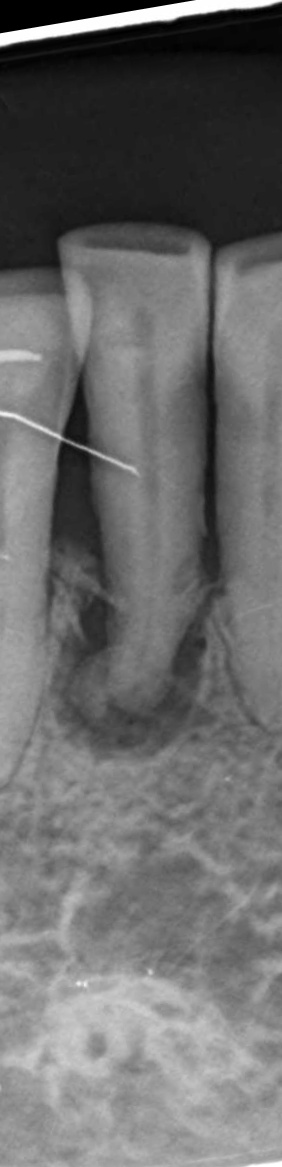
#> input picture data/common/processed/common_selected_tooth_roi/L10.jpg, 282 x 1167 px; its folder holds only this picture in this run
$ python lesion_preprocess.py
#> lines starting #> are read from the running program, lines starting #| are printed output that depends on the picture; after the words box and inside, x2 and y2 are one past the last pixel; in counts of white or black regions, pixels touching at a corner belong together
import os
from pathlib import Path
import cv2
import numpy as np
from skimage.exposure import match_histograms


_PROJECT_ROOT = Path(__file__).resolve().parents[3]
input_dir = str(_PROJECT_ROOT / "data/common/processed/common_selected_tooth_roi")
output_dir = str(_PROJECT_ROOT / "data/abscess/raw/BlackRemove")

if not os.path.exists(output_dir):
    os.makedirs(output_dir)


def remove_black_background_threshold(image_path, output_path, threshold=50):
    """Remove black background and add alpha channel"""
    img = cv2.imread(image_path)

    if img is None:
        print(f"Could not read {image_path}")
        return False

    img_rgb = cv2.cvtColor(img, cv2.COLOR_BGR2RGB)

    lower_black = np.array([0, 0, 0])
    upper_black = np.array([threshold, threshold, threshold])
    mask = cv2.inRange(img_rgb, lower_black, upper_black)
    mask_inv = cv2.bitwise_not(mask)

    b, g, r = cv2.split(img_rgb)
    rgba = cv2.merge([b, g, r, mask_inv])

    cv2.imwrite(output_path, rgba)
    return True

def sigmoid_enhancement(image, k=12, mid=0.38):
    """Sigmoid transformation for contrast enhancement"""
    has_alpha = False
    alpha_channel = None

    if len(image.shape) == 3 and image.shape[2] == 4:
        has_alpha = True
        b, g, r, a = cv2.split(image)
        alpha_channel = a
        img_rgb = cv2.merge([b, g, r])
    else:
        img_rgb = image.copy()

    img_float = img_rgb.astype(np.float32) / 255.0
    sigmoid_img = 1.0 / (1.0 + np.exp(-k * (img_float - mid)))
    sigmoid_img = np.clip(sigmoid_img, 0, 1)
    sigmoid_img = (sigmoid_img * 255).astype(np.uint8)
    result = cv2.cvtColor(sigmoid_img, cv2.COLOR_RGB2BGR)

    if has_alpha:
        result = cv2.merge([result[:, :, 0], result[:, :, 1], result[:, :, 2], alpha_channel])

    return result

def clahe_enhancement(image, clipLimit=2.0, tileGridSize=(8, 8)):
    """Apply CLAHE for local contrast enhancement"""
    has_alpha = False
    alpha_channel = None

    if len(image.shape) == 3 and image.shape[2] == 4:
        has_alpha = True
        b, g, r, a = cv2.split(image)
        alpha_channel = a
        img_rgb = cv2.merge([b, g, r])
    else:
        img_rgb = image.copy()

    # Convert to LAB color space
    lab = cv2.cvtColor(img_rgb, cv2.COLOR_BGR2LAB)

    # Apply CLAHE to L channel
    clahe = cv2.createCLAHE(clipLimit=clipLimit, tileGridSize=tileGridSize)
    lab[:, :, 0] = clahe.apply(lab[:, :, 0])

    # Convert back to BGR
    enhanced = cv2.cvtColor(lab, cv2.COLOR_LAB2BGR)

    if has_alpha:
        enhanced = cv2.merge([enhanced[:, :, 0], enhanced[:, :, 1], enhanced[:, :, 2], alpha_channel])

    return enhanced

def clahe_sigmoid_combined(image):
    """
    Apply CLAHE first, then Sigmoid for maximum lesion visibility
    """
    # First apply CLAHE
    clahe_result = clahe_enhancement(image, clipLimit=2.0, tileGridSize=(8, 8))

    # Then apply sigmoid on CLAHE result
    final_result = sigmoid_enhancement(clahe_result, k=12, mid=0.38)

    return final_result


# ==============================================================
# X-RAY PREPROCESSING FRAMEWORK
# Stage 1: Intensity Normalization (Histogram Matching)
# Stage 2: Linear Averaging Filter (Noise Reduction)
# Stage 3: Morphological Closing (Smoothing)
# ==============================================================

def _split_alpha(image):
    """Utility: separate alpha channel if present.
    Returns (colour_image_BGR, alpha_or_None, had_alpha_bool).
    """
    if len(image.shape) == 3 and image.shape[2] == 4:
        b, g, r, a = cv2.split(image)
        return cv2.merge([b, g, r]), a, True
    return image.copy(), None, False


def _merge_alpha(image, alpha):
    """Utility: re-attach alpha channel if it was present."""
    if alpha is not None:
        return cv2.merge([image[:, :, 0], image[:, :, 1],
                          image[:, :, 2], alpha])
    return image


def histogram_matching_normalization(image, reference_image):
    """
    Stage 1 – Intensity Normalization via Histogram Matching.

    Adjusts the input image's intensity distribution to match a
    carefully selected reference image using CDF-based transformation:
        s = F_s^{-1}( F_r(r) )
    where F_r and F_s are the CDFs of the input and reference images.

    This equalizes brightness across the dataset and amplifies
    anatomical details such as enamel boundaries and lesion textures.
    """
    img_bgr, alpha, has_alpha = _split_alpha(image)
    ref_bgr, _, _ = _split_alpha(reference_image)

    # match_histograms expects channel-last arrays (H, W, C)
    matched = match_histograms(img_bgr, ref_bgr, channel_axis=-1)
    matched = np.clip(matched, 0, 255).astype(np.uint8)

    return _merge_alpha(matched, alpha)


# def linear_averaging_filter(image, kernel_size=5):
#     """
#     Stage 2 – Linear Averaging Filter for Noise Reduction.

#     Applies a uniform (box) averaging filter:
#         g_ij = Σ_{k,l} w_{kl} · f_{i+k, j+l}
#     with a kernel_size × kernel_size window (default 5×5, m=2).

#     Effectively reduces random and Gaussian noise amplified by
#     intensity normalization while preserving edge information and
#     caries contours.
#     """
#     img_bgr, alpha, has_alpha = _split_alpha(image)

#     # Uniform weight kernel  –  all weights = 1/(kernel_size^2)
#     filtered = cv2.blur(img_bgr, (kernel_size, kernel_size))

#     return _merge_alpha(filtered, alpha)


def morphological_closing(image, struct_size=6):
    """
    Stage 3 – Morphological Smoothing via Closing Operator.

    Defined as:  A • B = (A ⊕ B) ⊖ B
    where A is the input image and B is a rectangular structuring
    element of the given size (default 6×6).

    The closing operation (dilation followed by erosion) fills small
    gaps, removes dark noise patches, and produces smoother, continuous
    object boundaries — improving dental region integrity and caries
    delineation.
    """
    img_bgr, alpha, has_alpha = _split_alpha(image)

    kernel = cv2.getStructuringElement(cv2.MORPH_RECT,
                                       (struct_size, struct_size))
    closed = cv2.morphologyEx(img_bgr, cv2.MORPH_CLOSE, kernel)

    return _merge_alpha(closed, alpha)


def xray_preprocessing_pipeline(image, reference_image,
                                 kernel_size=5, struct_size=6):
    """
    Complete three-step X-ray preprocessing framework.

    1. Histogram matching  → intensity normalization
    2. Linear averaging    → noise suppression
    3. Morphological close → structural smoothing

    Parameters
    ----------
    image : ndarray
        Input X-ray image (BGR or BGRA).
    reference_image : ndarray
        Reference image with clear caries features and strong contrast.
    kernel_size : int
        Size of the averaging filter window (default 5).
    struct_size : int
        Size of the rectangular structuring element (default 6).

    Returns
    -------
    preprocessed : ndarray
        Preprocessed image ready for segmentation / classification.
    """
    # Stage 1 – Intensity Normalization
    normalized = histogram_matching_normalization(image, reference_image)

    # Stage 2 – Noise Reduction
    # filtered = linear_averaging_filter(normalized, kernel_size=kernel_size)

    # Stage 3 – Morphological Smoothing
    preprocessed = morphological_closing(normalized, struct_size=struct_size)

    return preprocessed


# ==============================================================
# Reusable single-image preprocessing (for run_pipeline.py)
# ==============================================================
# [64 lines left out: function preprocess_single_image, not called in this run]


if __name__ == "__main__":
    # ============================================
    # REFERENCE IMAGE FOR HISTOGRAM MATCHING
    # ============================================
    # Select the first suitable image as the reference.
    # Replace with a specific path if you have a hand-picked
    # reference image with clear caries features and strong contrast.
    reference_image_path = None
    for _fn in os.listdir(input_dir):
        if _fn.lower().endswith(('.png', '.jpg', '.jpeg')):
            reference_image_path = os.path.join(input_dir, _fn)
            break

    if reference_image_path is None:
        raise FileNotFoundError(f"No images found in {input_dir} to use as reference.")

    reference_image = cv2.imread(reference_image_path, cv2.IMREAD_UNCHANGED)
#> reference_image is the input picture: shape (1167, 282, 3); min 0, max 255, mean 106.8
    print(f"Reference image for histogram matching: {reference_image_path}")

    # ============================================
    # Process images - Output ONLY CLAHE+Sigmoid
    # ============================================
    print("=" * 60)
    print("PROCESSING IMAGES - X-RAY PREPROCESSING + CLAHE + SIGMOID")
    print("=" * 60)

    for filename in os.listdir(input_dir):
        if filename.lower().endswith(('.png', '.jpg', '.jpeg')):
            input_path = os.path.join(input_dir, filename)
            base_name = filename.rsplit('.', 1)[0]

            # Step 1: Remove black background (temporary)
            temp_path = os.path.join(output_dir, '_temp_.png')
            remove_black_background_threshold(input_path, temp_path, threshold=50)
#> in remove_black_background_threshold, `mask = cv2.inRange(img_rgb, lower_black, upper_black)`:
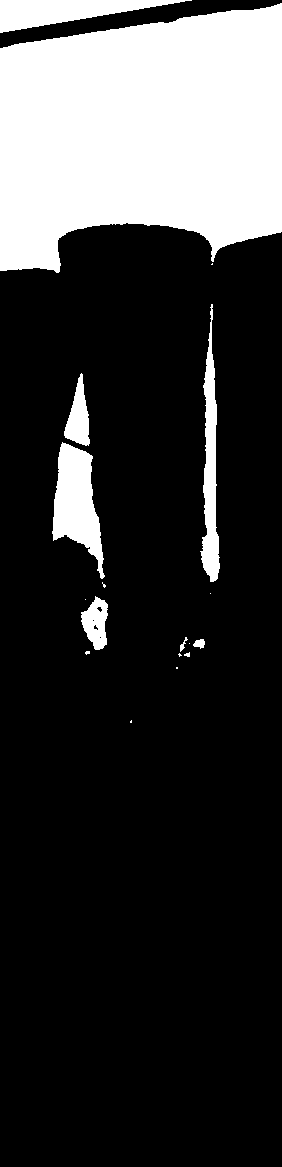
#> mask: shape (1167, 282); 22.1% white; 18 white regions (9 under 20 px), largest, box (x1, y1, x2, y2) and area: (0, 3, 282, 273) 60656, (52, 442, 105, 579) 3902, (0, 0, 192, 33) 3213
#> in remove_black_background_threshold, `rgba = cv2.merge([b, g, r, mask_inv])`:
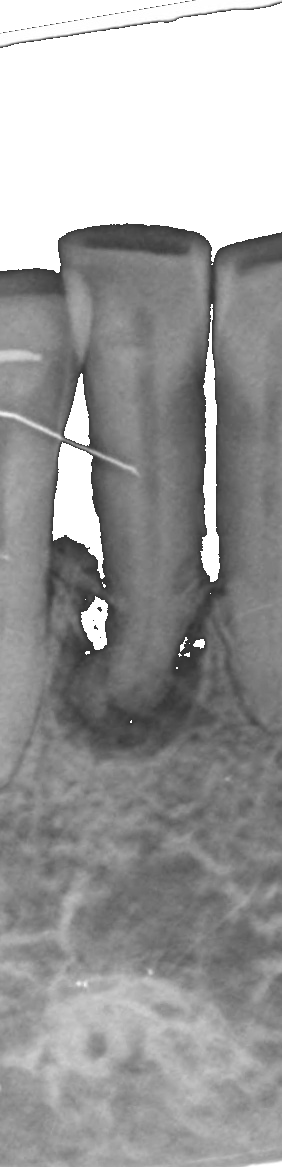
#> rgba: shape (1167, 282, 4); mean R, G, B, A 106.8, 106.8, 106.8, 198.7; transparent parts drawn white

            # Step 2: Read image with alpha channel
            img = cv2.imread(temp_path, cv2.IMREAD_UNCHANGED)

            if img is not None:
                # Step 3: X-ray preprocessing (histogram matching +
                #    _     linear averaging filter + morphological closing)
                preprocessed_img = xray_preprocessing_pipeline(
                    img, reference_image,
                    kernel_size=5,   # 5×5 averaging filter (m=2)
                    struct_size=6    # 6×6 rectangular structuring element
                )
#> in histogram_matching_normalization, `img_bgr, alpha, has_alpha = _split_alpha(image)`: has_alpha = True

                # Step 4: Apply CLAHE + Sigmoid combined enhancement
                enhanced_img = clahe_sigmoid_combined(preprocessed_img)
#> in clahe_enhancement, `enhanced = cv2.cvtColor(lab, cv2.COLOR_LAB2BGR)`:
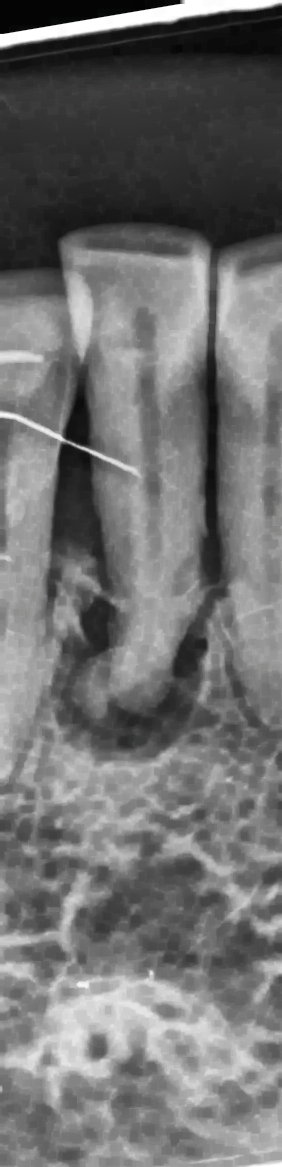
#> enhanced: shape (1167, 282, 3); mean B, G, R 112.1, 112.2, 112.2
#> in sigmoid_enhancement, `sigmoid_img = 1.0 / (1.0 + np.exp(-k * (img_float - mid)))`:
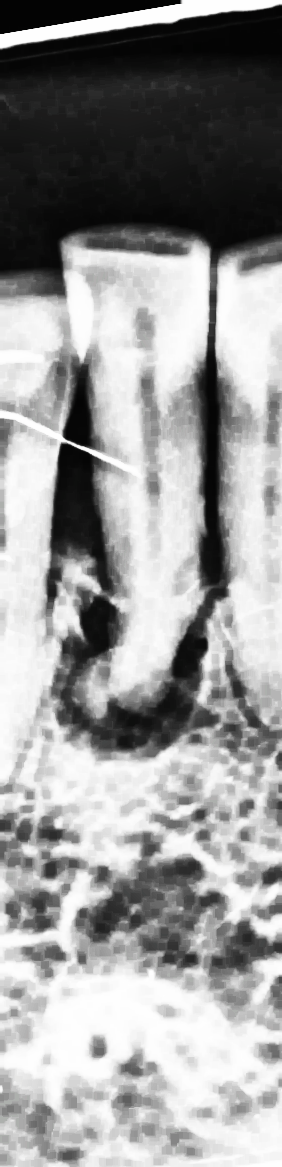
#> sigmoid_img: shape (1167, 282, 3) float32; mean B, G, R 0.598, 0.598, 0.598
#> in sigmoid_enhancement, `result = cv2.merge([result[:, :, 0], result[:, :, 1], result[:, :, 2],..`:
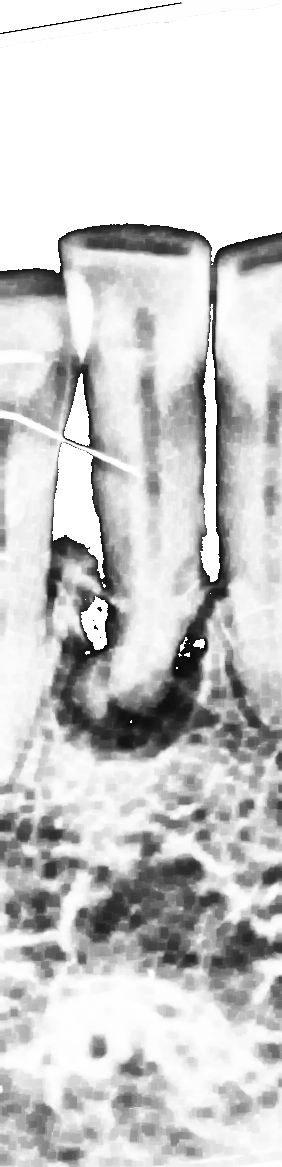
#> result: shape (1167, 282, 4); mean R, G, B, A 151.9, 151.9, 151.9, 198.7; transparent parts drawn white

                # Step 5: Save final output
                output_path = os.path.join(output_dir, f"{base_name}_clahe_sigmoid.png")
                cv2.imwrite(output_path, enhanced_img)

                # Step 6: Remove temporary file
                os.remove(temp_path)

                print(f"✓ Created: {base_name}_clahe_sigmoid.png")
            else:
                print(f"✗ Failed: {filename}")

    print("\n" + "=" * 60)
    print("PROCESSING COMPLETE!")
    print("=" * 60)
    print("\nPipeline: Background Removal → Histogram Matching → ")
    print("          Averaging Filter → Morphological Closing → ")
    print("          CLAHE → Sigmoid Enhancement")
    print("\n Output files in 'output_images' folder:")
    print("    [filename]_clahe_sigmoid.png - Full pipeline output")
    print("\n This combination is optimized for lesion visibility.")
    print("=" * 60)

$ run again, on data/common/processed/common_selected_tooth_roi/L24.jpg
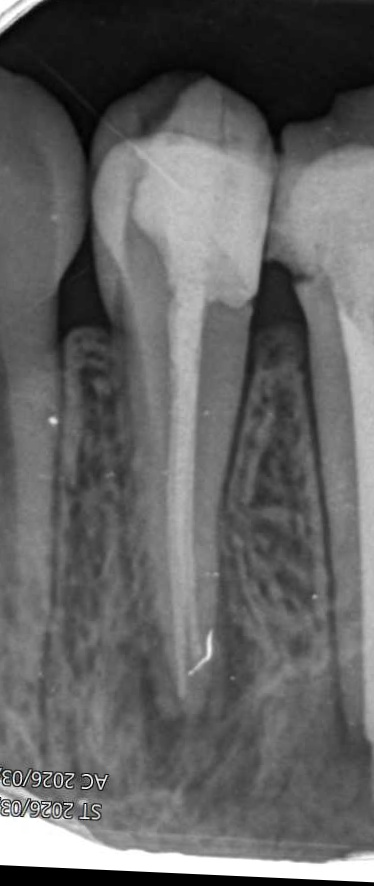
#> input picture data/common/processed/common_selected_tooth_roi/L24.jpg, 374 x 886 px
#> reference_image is the input picture: shape (886, 374, 3); mean B, G, R 99.7, 99.7, 99.7
#> in remove_black_background_threshold, `mask = cv2.inRange(img_rgb, lower_black, upper_black)`:
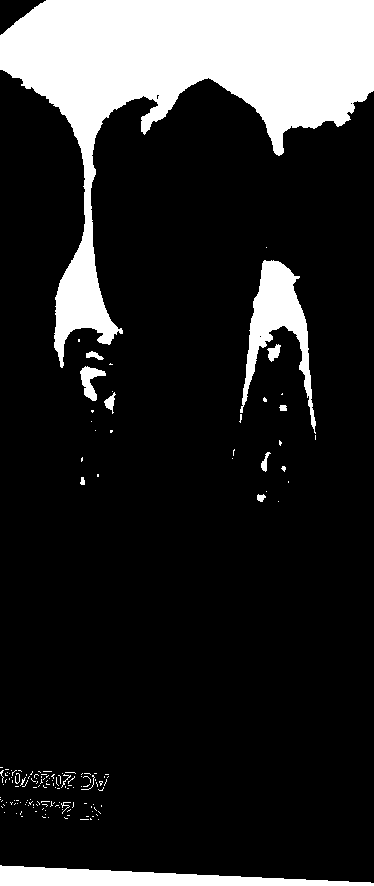
#> mask: shape (886, 374); 16.7% white; 159 white regions (144 under 20 px), largest, box (x1, y1, x2, y2) and area: (0, 0, 374, 368) 44861, (0, 865, 374, 886) 4479, (240, 260, 316, 434) 4263
#> in histogram_matching_normalization, `img_bgr, alpha, has_alpha = _split_alpha(image)`: has_alpha = True
#> in sigmoid_enhancement, `result = cv2.merge([result[:, :, 0], result[:, :, 1], result[:, :, 2],..`:
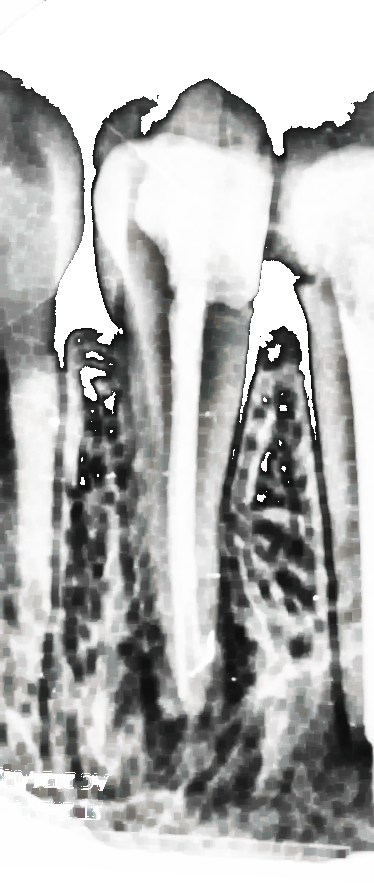
#> result: shape (886, 374, 4); mean R, G, B, A 140.3, 140.7, 140.1, 212.5; transparent parts drawn white

$ run again, on data/common/processed/common_selected_tooth_roi/L33.jpg
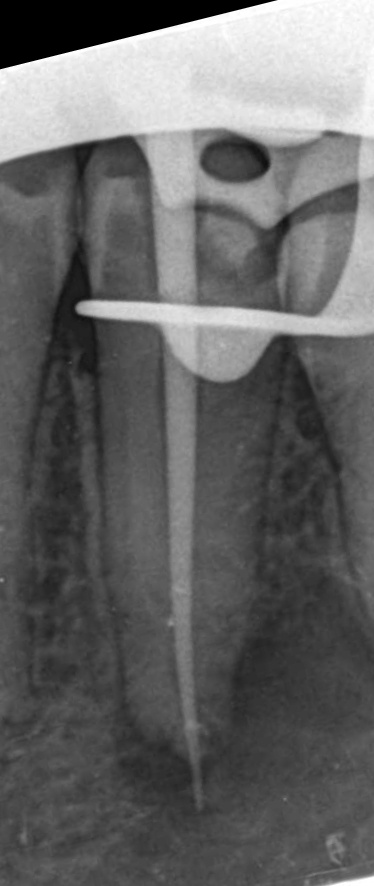
#> input picture data/common/processed/common_selected_tooth_roi/L33.jpg, 374 x 886 px
#> reference_image is the input picture: shape (886, 374, 3); min 0, max 255, mean 101.2
#> in remove_black_background_threshold, `mask = cv2.inRange(img_rgb, lower_black, upper_black)`:
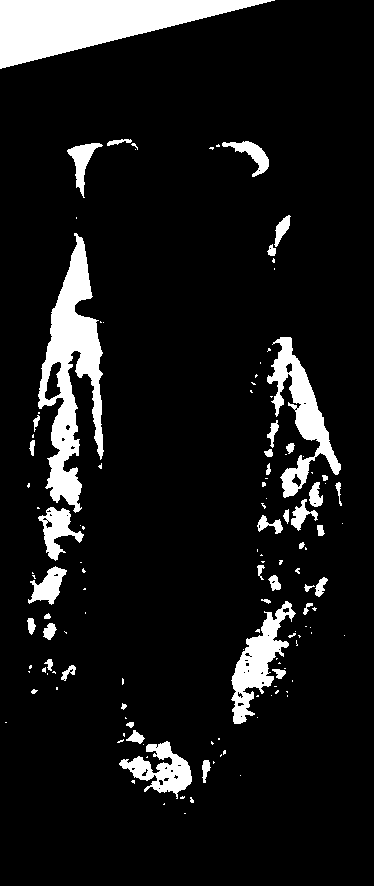
#> mask: shape (886, 374); 9.9% white; 133 white regions (90 under 20 px), largest, box (x1, y1, x2, y2) and area: (0, 0, 275, 69) 9556, (38, 233, 104, 513) 8015, (267, 337, 341, 498) 3679
#> in histogram_matching_normalization, `img_bgr, alpha, has_alpha = _split_alpha(image)`: has_alpha = True
#> in sigmoid_enhancement, `result = cv2.merge([result[:, :, 0], result[:, :, 1], result[:, :, 2],..`:
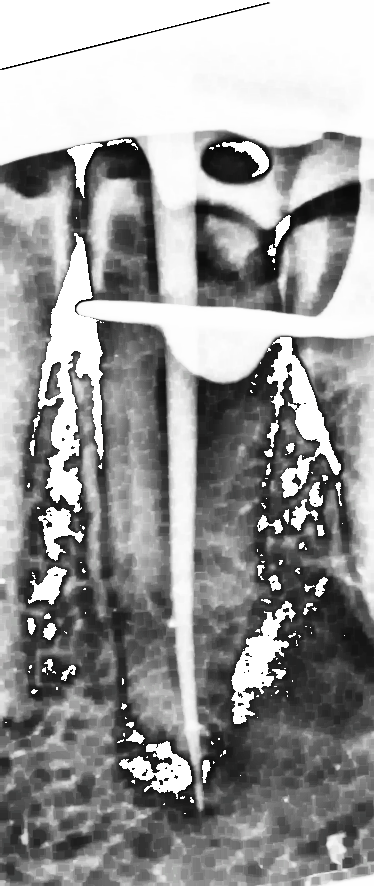
#> result: shape (886, 374, 4); mean R, G, B, A 129.8, 129.8, 129.8, 229.8; transparent parts drawn white

$ run again, on data/common/processed/common_selected_tooth_roi/L34.jpg
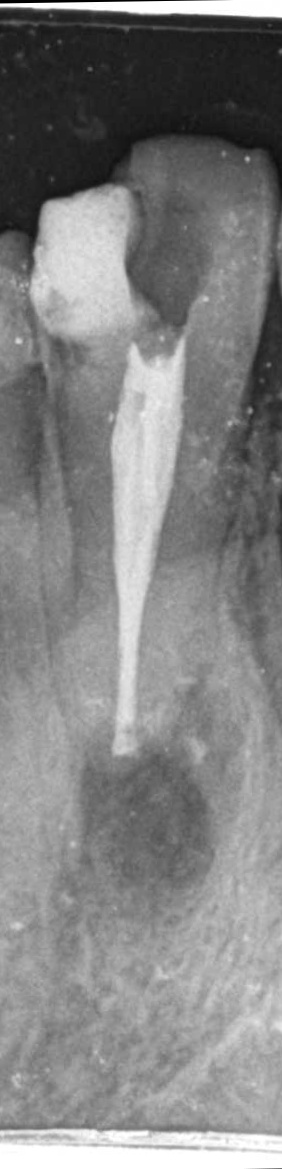
#> input picture data/common/processed/common_selected_tooth_roi/L34.jpg, 282 x 1169 px
#> reference_image is the input picture: shape (1169, 282, 3); min 0, max 255, mean 130.4
#> in remove_black_background_threshold, `mask = cv2.inRange(img_rgb, lower_black, upper_black)`:
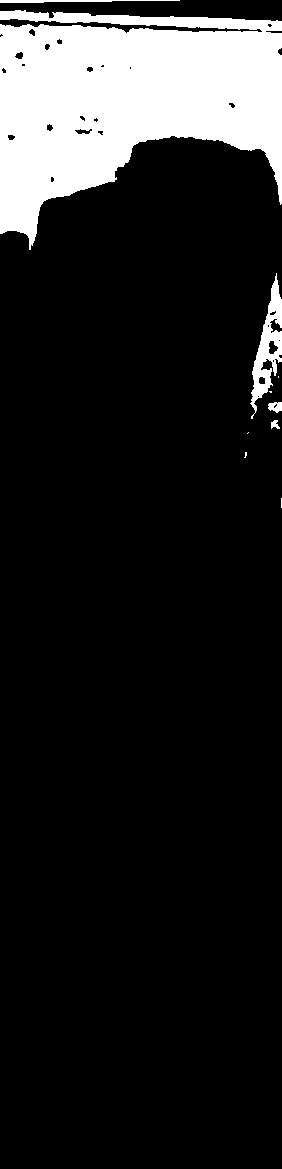
#> mask: shape (1169, 282); 13.6% white; 10 white regions (5 under 20 px), largest, box (x1, y1, x2, y2) and area: (0, 10, 282, 250) 42604, (250, 273, 282, 419) 1761, (0, 0, 180, 3) 336, (268, 402, 282, 413) 112, (271, 420, 280, 429) 52
#> in histogram_matching_normalization, `img_bgr, alpha, has_alpha = _split_alpha(image)`: has_alpha = True
#> in sigmoid_enhancement, `result = cv2.merge([result[:, :, 0], result[:, :, 1], result[:, :, 2],..`:
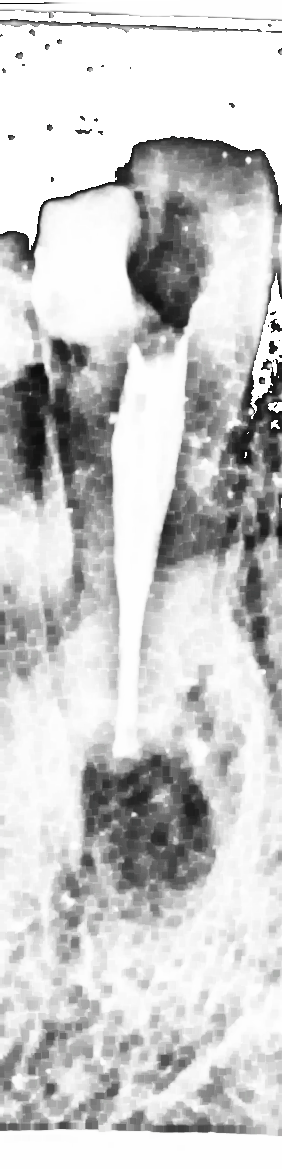
#> result: shape (1169, 282, 4); mean R, G, B, A 170.5, 170.5, 170.5, 220.3; transparent parts drawn white
